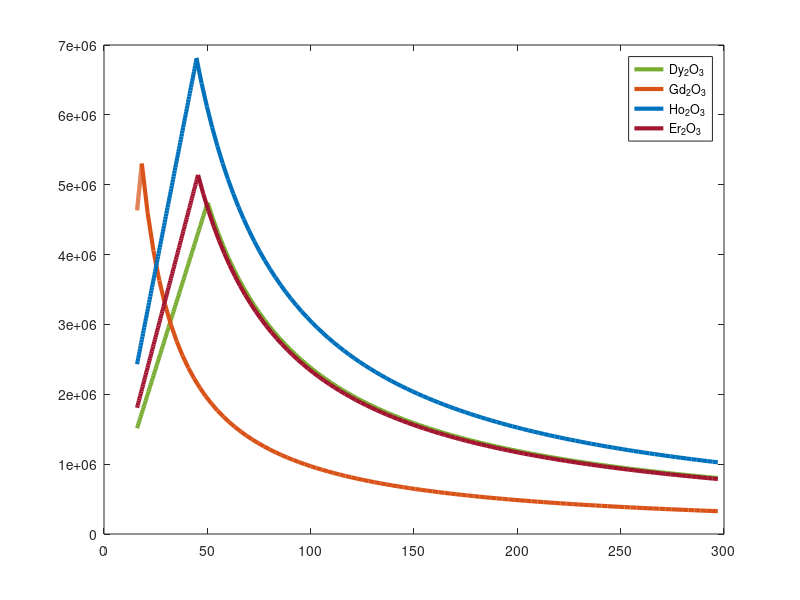

Source code (MATLAB): (Note: this script raises an error after producing the figure.)
%% Settings for plotting
RedAccent =[229/255,20/255,0/255];
BlueAccent =[76/255,174/255,227/255];
GreenAccent =[51/255,153/255,51/255];
White=[1 1 1];
Black=[0 0 0];
DefaultBlue=[0    0.4470    0.7410];
DefaultOrange=[0.8500    0.3250    0.0980];
DefaultYellow=[0.9290    0.6940    0.1250];
DefaultPurple=[0.4940    0.1840    0.5560];
DefaultGreen=[0.4660    0.6740    0.1880];
DefaultLightBlue=[0.3010    0.7450    0.9330];
DefaultCrimson=[0.6350    0.0780    0.1840];
MarkerSize=6;
LineWidth=2.5;
PlotLineWidth=3;
MarkerLineWidth=2;

%% Define the range of fields over which to plot
% Dysprosium
Tlow_Dy = linspace(16,50.2);
Thigh_Dy = linspace(50.2,297);
funlow_Dy = @(x)(x*.119./(12.57E-07));
funhigh_Dy = @(x)(299./(x*(12.57E-07)));

p1_Dy = plot(Tlow_Dy, funlow_Dy(Tlow_Dy));
set(p1_Dy,'Color',DefaultGreen,'LineWidth',PlotLineWidth,'MarkerFaceColor',DefaultBlue,'Markersize',MarkerSize);
hold all
p2_Dy = plot(Thigh_Dy, funhigh_Dy(Thigh_Dy));
set(p2_Dy,'Color',DefaultGreen,'LineWidth',PlotLineWidth,'MarkerFaceColor',DefaultBlue,'Markersize',MarkerSize);
hold on

% Gadolinium
Tlow_Gd = linspace(16,18.3);
Thigh_Gd = linspace(18.3,297);
funlow_Gd = @(x)(x*.364./(12.57E-07));
funhigh_Gd = @(x)(122./(x*(12.57E-07)));

p1_Gd = plot(Tlow_Gd, funlow_Gd(Tlow_Gd));
set(p1_Gd,'Color',DefaultOrange,'LineWidth',PlotLineWidth,'MarkerFaceColor',DefaultBlue,'Markersize',MarkerSize);
hold all
p2_Gd = plot(Thigh_Gd, funhigh_Gd(Thigh_Gd));
set(p2_Gd,'Color',DefaultOrange,'LineWidth',PlotLineWidth,'MarkerFaceColor',DefaultBlue,'Markersize',MarkerSize);
hold on

% Holmium
Tlow_Ho = linspace(16,44.7);
Thigh_Ho = linspace(44.7,297);
funlow_Ho = @(x)(x*.191./(12.57E-07));
funhigh_Ho = @(x)(383./(x*(12.57E-07)));

p1_Ho = plot(Tlow_Ho, funlow_Ho(Tlow_Ho));
set(p1_Ho,'Color',DefaultBlue,'LineWidth',PlotLineWidth,'MarkerFaceColor',DefaultBlue,'Markersize',MarkerSize);
hold all
p2_Ho = plot(Thigh_Ho, funhigh_Ho(Thigh_Ho));
set(p2_Ho,'Color',DefaultBlue,'LineWidth',PlotLineWidth,'MarkerFaceColor',DefaultBlue,'Markersize',MarkerSize);
hold on

% Erbium
Tlow_Er = linspace(16,45.5);
Thigh_Er = linspace(45.5,297);
funlow_Er = @(x)(x*.142./(12.57E-07));
funhigh_Er = @(x)(294./(x*(12.57E-07)));

p1_Er = plot(Tlow_Er, funlow_Er(Tlow_Er));
set(p1_Er,'Color',DefaultCrimson,'LineWidth',PlotLineWidth,'MarkerFaceColor',DefaultBlue,'Markersize',MarkerSize);
hold all
p2_Er = plot(Thigh_Er, funhigh_Er(Thigh_Er));
set(p2_Er,'Color',DefaultCrimson,'LineWidth',PlotLineWidth,'MarkerFaceColor',DefaultBlue,'Markersize',MarkerSize);

leg = legend([p1_Dy p1_Gd p1_Ho p1_Er],{'Dy_2O_3','Gd_2O_3','Ho_2O_3','Er_2O_3'});
set(leg,'Location', 'northeast','Fontsize',fs)
set(leg, 'Box', 'off')


xlim([15 297]);
ylim([0 8E6]);
set(gca,'FontSize',20,'LineWidth',LineWidth);
set(gca,'YTick',[2E6 4E6 6E6 8E6])
set(gca,'XTick',[15 100 200 297])
fh = figure(1); % returns the handle to the figure object
set(fh, 'color', 'white'); % sets the color to white 
pbaspect([1.618 1 1])

xlabel('Temperature (K)','Fontsize',22);
ylabel('E_{lin} (J/m^3)','Fontsize',22);

% Save the result
set(fh,'Units','Inches');
set(fh, 'color', 'white'); % sets the color to white 
set(gcf, 'PaperPosition', [0 0 12 7.75]) % make paper larger
print(gcf, 'maxlinNP.png', '-dpng', '-r300' ) % save 300 dpi file
